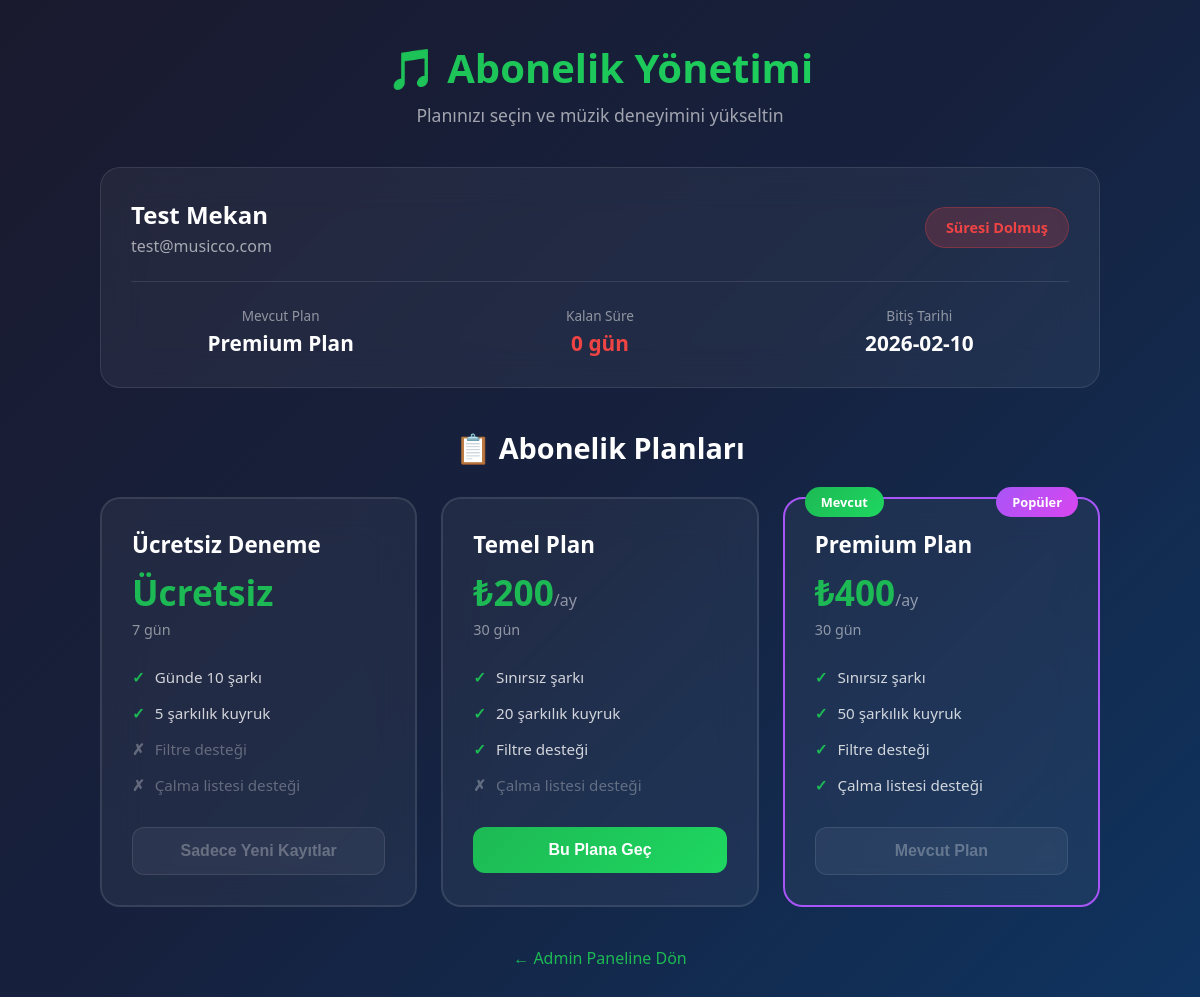
/subscription (signed in), run on the app's committed database.
### tables this page shows
CREATE TABLE venues (
            id INTEGER PRIMARY KEY AUTOINCREMENT,
            name TEXT NOT NULL,
            email TEXT UNIQUE NOT NULL,
            password_hash TEXT NOT NULL,
            phone TEXT,
            address TEXT,
            subscription_type TEXT DEFAULT 'free',
            subscription_start DATETIME,
            subscription_end DATETIME,
            is_active INTEGER DEFAULT 1,
            api_key TEXT UNIQUE,
            created_at DATETIME DEFAULT CURRENT_TIMESTAMP,
            last_login DATETIME
        , slug TEXT);

CREATE TABLE subscription_plans (
            id INTEGER PRIMARY KEY AUTOINCREMENT,
            name TEXT NOT NULL UNIQUE,
            display_name TEXT NOT NULL,
            price REAL NOT NULL,
            duration_days INTEGER NOT NULL,
            max_songs_per_day INTEGER DEFAULT -1,
            max_queue_length INTEGER DEFAULT 20,
            allow_filters INTEGER DEFAULT 1,
            allow_playlists INTEGER DEFAULT 1,
            features TEXT,
            is_active INTEGER DEFAULT 1,
            created_at DATETIME DEFAULT CURRENT_TIMESTAMP
        );

### app.py (the view)
@app.route('/subscription')
@venue_login_required
def subscription_page():
    from flask import g
    venue = g.current_venue
    plans = SubscriptionPlan.get_all()
    current_plan = SubscriptionPlan.get_by_name(venue.subscription_type)
    return render_template('subscription.html',
                          venue=venue.to_dict(),
                          plans=plans,
                          current_plan=current_plan,
                          csrf_token=generate_csrf())

### app.py (called while the page is built, shortened)
@app.context_processor
def inject_csrf():
    return dict(csrf_token=generate_csrf)

@app.context_processor
def inject_venue():
    return dict(
        current_venue=getattr(g, 'venue', None),
        current_venue_id=getattr(g, 'venue_id', None)
    )

@app.before_request
def detect_venue_from_subdomain():
    host = request.host.split(':')[0]  # Port'u kaldır
    parts = host.split('.')

def venue_login_required(f):
    @wraps(f)
    def decorated_function(*args, **kwargs):
        venue_id = session.get('venue_id')
        if not venue_id:
            logger.warning("Yetkisiz mekan erişim girişimi")
            flash("Bu sayfaya erişmek için mekan girişi yapmalısınız.", "warning")
            return redirect(url_for('venue_login'))
        venue = Venue.get_by_id(venue_id)
        if not venue or not venue.is_active:
            session.clear()
            flash("Mekan hesabınız bulunamadı veya devre dışı.", "danger")
            return redirect(url_for('venue_login'))
        from flask import g
        g.current_venue = venue
        return f(*args, **kwargs)
    return decorated_function

### models.py (called while the page is built)
def get_db_connection():
    conn = sqlite3.connect(DATABASE_FILE)
    conn.row_factory = sqlite3.Row
    return conn

    @staticmethod
    def get_by_id(venue_id):
        conn = get_db_connection()
        cursor = conn.cursor()
        cursor.execute('SELECT * FROM venues WHERE id = ?', (venue_id,))
        row = cursor.fetchone()
        conn.close()
        if row:
            return Venue.from_row(row)
        return None

    @staticmethod
    def from_row(row):
        return Venue(
            id=row['id'],
            name=row['name'],
            email=row['email'],
            password_hash=row['password_hash'],
            phone=row['phone'],
            address=row['address'],
            slug=row['slug'] if 'slug' in row.keys() else None,
            subscription_type=row['subscription_type'],
            subscription_start=row['subscription_start'],
            subscription_end=row['subscription_end'],
            is_active=bool(row['is_active']),
            api_key=row['api_key'],
            created_at=row['created_at'],
            last_login=row['last_login']
        )

    def is_subscription_active(self):
        if not self.subscription_end:
            return False
        try:
            end_date = datetime.fromisoformat(self.subscription_end)
            return datetime.now() < end_date
        except:
            return False

### templates/subscription.html (shortened to what this page needs)
<!DOCTYPE html>
<html lang="tr">
<head>
</head>
<body>
    <div class="container">
        <div class="header">
            <h1>🎵 Abonelik Yönetimi</h1>
            <p>Planınızı seçin ve müzik deneyimini yükseltin</p>
        </div>
        <div class="current-status">
            <div class="status-header">
                <div class="venue-info">
                    <h2>{{ venue.name }}</h2>
                    <p>{{ venue.email }}</p>
                </div>
                <div class="status-badge {{ 'active' if venue.is_subscription_active else 'expired' }}">
                    {{ 'Aktif' if venue.is_subscription_active else 'Süresi Dolmuş' }}
                </div>
            </div>
            <div class="status-details">
                <div class="detail-item">
                    <div class="label">Mevcut Plan</div>
                    <div class="value">{{ current_plan.display_name if current_plan else 'Yok' }}</div>
                </div>
                <div class="detail-item">
                    <div class="label">Kalan Süre</div>
                    <div
                        class="value {{ 'warning' if venue.days_left <= 3 and venue.days_left > 0 else ('danger' if venue.days_left <= 0 else '') }}">
                        {{ venue.days_left }} gün
                    </div>
                </div>
                <div class="detail-item">
                    <div class="label">Bitiş Tarihi</div>
                    <div class="value">{{ venue.subscription_end[:10] if venue.subscription_end else 'Belirsiz' }}</div>
                </div>
            </div>
        </div>
        <div class="plans-section">
            <h2>📋 Abonelik Planları</h2>
            <div class="plans-grid">
                {% for plan in plans %}
                <div
                    class="plan-card {{ 'current' if venue.subscription_type == plan.name else '' }} {{ 'popular' if plan.name == 'premium' else '' }}">
                    {% if venue.subscription_type == plan.name %}
                    <div class="current-badge">Mevcut</div>
                    {% endif %}
                    {% if plan.name == 'premium' %}
                    <div class="popular-badge">Popüler</div>
                    {% endif %}
                    <div class="plan-name">{{ plan.display_name }}</div>
                    <div class="plan-price">
                        {% if plan.price == 0 %}
                        Ücretsiz
                        {% else %}
                        ₺{{ "%.0f"|format(plan.price) }}<span>/ay</span>
                        {% endif %}
                    </div>
                    <div class="plan-duration">{{ plan.duration_days }} gün</div>
                    <ul class="plan-features">
                        <li>{{ 'Günde %d şarkı' % plan.max_songs_per_day if plan.max_songs_per_day > 0 else 'Sınırsız
                            şarkı' }}</li>
                        <li>{{ plan.max_queue_length }} şarkılık kuyruk</li>
                        <li class="{{ '' if plan.allow_filters else 'disabled' }}">Filtre desteği</li>
                        <li class="{{ '' if plan.allow_playlists else 'disabled' }}">Çalma listesi desteği</li>
                    </ul>
                    {% if venue.subscription_type == plan.name %}
                    <button class="btn btn-secondary" disabled>Mevcut Plan</button>
                    {% elif plan.name == 'free' %}
                    <button class="btn btn-secondary" disabled>Sadece Yeni Kayıtlar</button>
                    {% elif plan.name == 'premium' %}
                    <button class="btn btn-premium" onclick="upgradePlan('{{ plan.name }}')">Premium'a Yükselt</button>
                    {% else %}
                    <button class="btn btn-primary" onclick="upgradePlan('{{ plan.name }}')">Bu Plana Geç</button>
                    {% endif %}
                </div>
                {% endfor %}
            </div>
        </div>
        <div class="back-link">
            <a href="{{ url_for('admin_panel') }}">← Admin Paneline Dön</a>
        </div>
    </div>
</body>
</html>

### templates/subscription.html (style rules this page uses)
* { margin: 0; padding: 0; box-sizing: border-box; }
body { font-family: 'Segoe UI', Tahoma, Geneva, Verdana, sans-serif; background: linear-gradient(135deg, #1a1a2e 0%, #16213e 50%, #0f3460 100%); min-height: 100vh; padding: 40px 20px; }
.container { max-width: 1000px; margin: 0 auto; }
.header { text-align: center; margin-bottom: 40px; }
.header h1 { font-size: 2.5rem; font-weight: 700; background: linear-gradient(135deg, #1db954, #1ed760); -webkit-background-clip: text; -webkit-text-fill-color: transparent; background-clip: text; margin-bottom: 8px; }
.header p { color: rgba(255, 255, 255, 0.6); font-size: 1.1rem; }
.current-status { background: rgba(255, 255, 255, 0.05); backdrop-filter: blur(20px); border-radius: 20px; padding: 30px; margin-bottom: 40px; border: 1px solid rgba(255, 255, 255, 0.1); }
.status-header { display: flex; justify-content: space-between; align-items: center; flex-wrap: wrap; gap: 16px; }
.venue-info h2 { color: white; font-size: 1.5rem; margin-bottom: 4px; }
.venue-info p { color: rgba(255, 255, 255, 0.6); }
.status-badge { padding: 10px 20px; border-radius: 50px; font-weight: 600; font-size: 0.9rem; }
.status-badge.expired { background: rgba(239, 68, 68, 0.2); color: #ef4444; border: 1px solid rgba(239, 68, 68, 0.3); }
.status-details { display: grid; grid-template-columns: repeat(auto-fit, minmax(200px, 1fr)); gap: 20px; margin-top: 24px; padding-top: 24px; border-top: 1px solid rgba(255, 255, 255, 0.1); }
.detail-item { text-align: center; }
.detail-item .label { color: rgba(255, 255, 255, 0.5); font-size: 0.85rem; margin-bottom: 4px; }
.detail-item .value { color: white; font-size: 1.3rem; font-weight: 600; }
.detail-item .value.danger { color: #ef4444; }
.plans-section h2 { color: white; text-align: center; margin-bottom: 30px; font-size: 1.8rem; }
.plans-grid { display: grid; grid-template-columns: repeat(auto-fit, minmax(280px, 1fr)); gap: 24px; }
.plan-card { background: rgba(255, 255, 255, 0.05); backdrop-filter: blur(20px); border-radius: 20px; padding: 30px; border: 2px solid rgba(255, 255, 255, 0.1); transition: all 0.3s ease; position: relative; }
.plan-card.current { border-color: #1db954; }
.plan-card.popular { border-color: #a855f7; }
.popular-badge { position: absolute; top: -12px; right: 20px; background: linear-gradient(135deg, #a855f7, #d946ef); color: white; padding: 6px 16px; border-radius: 20px; font-size: 0.8rem; font-weight: 600; }
.current-badge { position: absolute; top: -12px; left: 20px; background: linear-gradient(135deg, #1db954, #1ed760); color: white; padding: 6px 16px; border-radius: 20px; font-size: 0.8rem; font-weight: 600; }
.plan-name { color: white; font-size: 1.4rem; font-weight: 700; margin-bottom: 8px; }
.plan-price { color: #1db954; font-size: 2.2rem; font-weight: 700; margin-bottom: 4px; }
.plan-price span { font-size: 1rem; color: rgba(255, 255, 255, 0.5); font-weight: 400; }
.plan-duration { color: rgba(255, 255, 255, 0.5); font-size: 0.9rem; margin-bottom: 20px; }
.plan-features { list-style: none; margin-bottom: 24px; }
.plan-features li { color: rgba(255, 255, 255, 0.8); padding: 8px 0; font-size: 0.95rem; display: flex; align-items: center; gap: 10px; }
.plan-features li::before { content: '✓'; color: #1db954; font-weight: bold; }
.plan-features li.disabled { color: rgba(255, 255, 255, 0.3); }
.plan-features li.disabled::before { content: '✗'; color: rgba(255, 255, 255, 0.3); }
.btn { width: 100%; padding: 14px; border: none; border-radius: 12px; font-size: 1rem; font-weight: 600; cursor: pointer; transition: all 0.3s ease; }
.btn-primary { background: linear-gradient(135deg, #1db954, #1ed760); color: white; }
.btn-secondary { background: rgba(255, 255, 255, 0.1); color: rgba(255, 255, 255, 0.6); border: 1px solid rgba(255, 255, 255, 0.2); }
.btn:disabled { opacity: 0.5; cursor: not-allowed; transform: none !important; }
.back-link { text-align: center; margin-top: 40px; }
.back-link a { color: #1db954; text-decoration: none; font-weight: 500; transition: color 0.3s ease; }

### data on the page
venues: name "Test Mekan", email "test@musicco.com", subscription_end "2026-02-10"
subscription_plans: display_name "Premium Plan", name "Mevcut", price "400", duration_days "30", max_songs_per_day "Sınırsız şarkı", max_queue_length "50"
subscription_plans: display_name "Ücretsiz Deneme", price "Ücretsiz", duration_days "7", max_songs_per_day "Günde 10 şarkı", max_queue_length "5", name "Sadece Yeni Kayıtlar"
subscription_plans: display_name "Temel Plan", price "200", duration_days "30", max_songs_per_day "Sınırsız şarkı", max_queue_length "20"

### other printed values
{{ 'Aktif' if venue.is_subscription_active else 'Süresi Dolmuş' }} "Süresi Dolmuş"
{{ venue.days_left }} "0"
